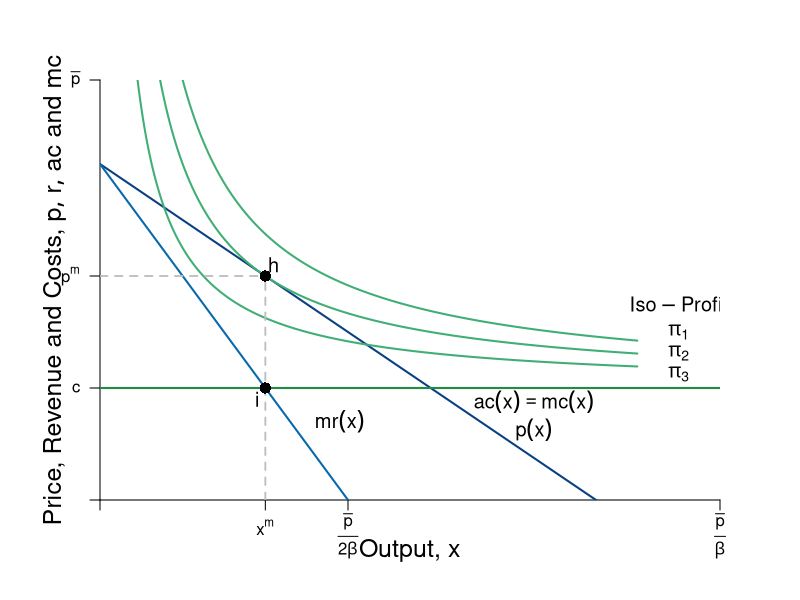

Here is the R script that generated this plot:
#Graph Designer: Simon Halliday + Scott Cohn
#Authors: Bowles and Halliday
#Title: Coordination, Conflict and Competition: A Text in Microeconomics

require(shape)
pdf(file = "firmmarketsupply/isoprofit_monopoly_A.pdf", width = 9, height = 7)

#Set parameters for graphics
axislabelsize <- 1.5
labelsize <- 1.2
graphlinewidth <- 2
segmentlinewidth <- 1.8

COL <- c("#7fc97f", "#beaed4", "#fdc086", "#ffff99", "#386cb0", "#f0027f", "#bf5b17", "#666666")
COLA <- c("#e0f3db", "#99d8c9","#66c2a4","#41ae76", "#238b45", "#005824")
COLB <- c("#c6dbef", "#4eb3d3", "#2b8cbe", "#0868ac","#084081")

#Edited the margins to cater for the larger LHS labels
par(mar =  c(5, 5, 4, 4))

AvgRevenue <- function(x, rmax = 12, xmax = 12){
  rmax - (rmax/xmax)*x
}

MRevenue <- function(x, rmax = 12, xmax = 12){
  rmax - 2*(rmax/xmax)*x
}

AvgCost <- function(x, c0 = 2, c1 = 4){
  c0/x + c1
}

# From CORE
IsoProf <- function(x, k = 0, c0 = 2, c1 = 4){
  AvgCost(x) + k/x
}

xlims <- c(0, 15)
ylims <- c(0, 15)

npts <- 501 
x <- seq(xlims[1], xlims[2], length.out = npts)
y <- seq(ylims[1], ylims[2], length.out = npts) 
a <- c(13, 16.75, 19.25)

plot(0, 0, xlim = xlims, ylim = ylims, type = "n",
     xlab = expression(paste("")),
     ylab = expression(paste("")), 
     xaxt = "n", 
     yaxt = "n", 
     cex.lab = axislabelsize, 
     bty = "n",
     xaxs="i", 
     yaxs="i")

# ticksy <- seq(from = ylims[1], to = ylims[2], by = 1)
# ylabels <- seq(from = ylims[1], to = ylims[2], by = 1)
# ticksx <- seq(from = xlims[1], to = xlims[2], by = 1)
# xlabels <- seq(from = xlims[1], to = xlims[2], by = 1)
ticksy <- c(0, 4, AvgRevenue(x = 4), ylims[2])
ylabels <- c(NA, expression(paste(c)), expression(paste(p^{m})), expression(paste(bar(p))))
ticksx <- c(0, 4, 6, xlims[2])
xlabels <- c(NA, expression(paste(x^{m})), expression(paste(frac(bar(p),2*beta))), expression(paste(frac(bar(p),beta))))

axis(1, at = ticksx, pos = 0, labels = FALSE)
text(x = c(0, 4, 6, xlims[2]), par("usr")[3] - 0.4, labels = xlabels, srt = 0, pos = 1, xpd = TRUE)
axis(2, at = ticksy, pos = 0, labels = ylabels, las = 1)

npts <- 500 
xx1 <- seq(xlims[1], xlims[2], length.out = npts)
xx2 <- seq(xlims[1], xlims[2] - 2, length.out = npts)
xx3 <- seq(2, 6, length.out = npts)

lines(xx1, AvgRevenue(xx1, rmax = 12, xmax = 12), col = COLB[5], lwd = graphlinewidth)
lines(xx1, MRevenue(xx1, rmax = 12, xmax = 12), col = COLB[4], lwd = graphlinewidth)
lines(xx2, IsoProf(xx2, k = 14), col = COLA[4], lwd = graphlinewidth)

# Iso Prof --- Too high/too low
lines(xx2, IsoProf(xx2, k = 8), col = COLA[4], lwd = graphlinewidth)
lines(xx2, IsoProf(xx2, k = 20), col = COLA[4], lwd = graphlinewidth)

#Label the axes
text(0.5*(xlims[2]), -1.8, expression(paste("Output, ", x)), xpd = TRUE, cex = axislabelsize) 
#mtext(expression(paste("Quantity of output, ", x)), side=1, line = 2.5, cex = axislabelsize)
text(-1.1, 0.5*ylims[2], expression(paste("Price, Revenue and Costs, ", list(p, r, ac), " and ", mc)), xpd = TRUE, cex = axislabelsize, srt = 90) 

#Label curves
text(xlims[2] - 1, 7, expression(paste(Iso-Profit)), cex = labelsize)
text(10.5, 3.5, expression(paste(ac(x) == mc(x))), cex = labelsize)
text(10.5, 2.5, expression(paste(p(x))), cex = labelsize)
text(5.8, 2.8, expression(paste(mr(x))), cex = labelsize)

text(xlims[2] - 1, 6, expression(paste(pi[1])), cex = labelsize)
text(xlims[2] - 1, 5.25, expression(paste(pi[2])), cex = labelsize)
text(xlims[2] - 1, 4.5, expression(paste(pi[3])), cex = labelsize)

#Draw segments for total costs
segments(0, AvgRevenue(x = 4), 4, AvgRevenue(x = 4), lty = 2, col = "gray" , lwd = segmentlinewidth)
segments(4, 0, 4, AvgRevenue(x = 4), lty = 2, col = "gray" , lwd = segmentlinewidth)
segments(0, 4, xlims[2], 4, lty = 1, col = COLA[5] , lwd = graphlinewidth)

#Label Points for comparison
points(4, MRevenue(x = 4), pch = 16, col = "black", cex = 1.5)
text(3.8, MRevenue(x = 4) - 0.4, expression(i), cex = labelsize)


points(4, AvgRevenue(x = 4), pch = 16, col = "black", cex = 1.5)
text(4.2, AvgRevenue(x = 4) + 0.4, expression(h), cex = labelsize)




dev.off()
